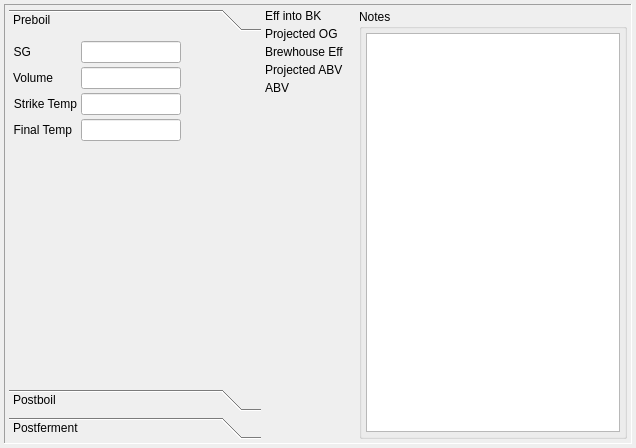
<?xml version="1.0" encoding="UTF-8"?>
<ui version="4.0">
 <class>brewNoteWidget</class>
 <widget class="QWidget" name="brewNoteWidget">
  <property name="geometry">
   <rect>
    <x>0</x>
    <y>0</y>
    <width>636</width>
    <height>448</height>
   </rect>
  </property>
  <property name="windowTitle">
   <string>brewNote</string>
  </property>
  <property name="windowIcon">
   <iconset resource="../brewtarget.qrc">
    <normaloff>:/images/edit.svg</normaloff>:/images/edit.svg</iconset>
  </property>
  <layout class="QVBoxLayout" name="verticalLayout_2">
   <item>
    <widget class="QScrollArea" name="scrollArea">
     <property name="frameShape">
      <enum>QFrame::Panel</enum>
     </property>
     <property name="widgetResizable">
      <bool>true</bool>
     </property>
     <widget class="QWidget" name="scrollAreaWidgetContents">
      <property name="geometry">
       <rect>
        <x>0</x>
        <y>0</y>
        <width>620</width>
        <height>432</height>
       </rect>
      </property>
      <property name="configSection" stdset="0">
       <string notr="true">page_preboil</string>
      </property>
      <layout class="QHBoxLayout" name="horizontalLayout_2">
       <item>
        <layout class="QHBoxLayout" name="horizontalLayout_3">
         <item>
          <widget class="QToolBox" name="toolBox_brewnote">
           <property name="sizePolicy">
            <sizepolicy hsizetype="Maximum" vsizetype="Minimum">
             <horstretch>0</horstretch>
             <verstretch>0</verstretch>
            </sizepolicy>
           </property>
           <property name="minimumSize">
            <size>
             <width>252</width>
             <height>0</height>
            </size>
           </property>
           <property name="maximumSize">
            <size>
             <width>252</width>
             <height>16777215</height>
            </size>
           </property>
           <property name="mouseTracking">
            <bool>false</bool>
           </property>
           <property name="currentIndex">
            <number>0</number>
           </property>
           <widget class="QWidget" name="page_preboil">
            <property name="geometry">
             <rect>
              <x>0</x>
              <y>0</y>
              <width>252</width>
              <height>350</height>
             </rect>
            </property>
            <property name="configSection" stdset="0">
             <string notr="true">page_preboil</string>
            </property>
            <attribute name="label">
             <string>Preboil</string>
            </attribute>
            <layout class="QFormLayout" name="formLayout_2">
             <item row="0" column="0">
              <widget class="BtDensityLabel" name="btLabel_Sg">
               <property name="contextMenuPolicy">
                <enum>Qt::CustomContextMenu</enum>
               </property>
               <property name="text">
                <string>SG</string>
               </property>
               <property name="alignment">
                <set>Qt::AlignRight|Qt::AlignTrailing|Qt::AlignVCenter</set>
               </property>
               <property name="buddy">
                <cstring>lineEdit_SG</cstring>
               </property>
              </widget>
             </item>
             <item row="0" column="1">
              <widget class="BtDensityEdit" name="lineEdit_SG">
               <property name="sizePolicy">
                <sizepolicy hsizetype="Minimum" vsizetype="Fixed">
                 <horstretch>0</horstretch>
                 <verstretch>0</verstretch>
                </sizepolicy>
               </property>
               <property name="minimumSize">
                <size>
                 <width>100</width>
                 <height>0</height>
                </size>
               </property>
               <property name="maximumSize">
                <size>
                 <width>100</width>
                 <height>16777215</height>
                </size>
               </property>
               <property name="toolTip">
                <string>Preboil gravity</string>
               </property>
               <property name="alignment">
                <set>Qt::AlignLeading|Qt::AlignLeft|Qt::AlignVCenter</set>
               </property>
               <property name="editField" stdset="0">
                <string notr="true">sg</string>
               </property>
              </widget>
             </item>
             <item row="1" column="0">
              <widget class="BtVolumeLabel" name="btLabel_volIntoBk">
               <property name="contextMenuPolicy">
                <enum>Qt::CustomContextMenu</enum>
               </property>
               <property name="text">
                <string>Volume</string>
               </property>
               <property name="alignment">
                <set>Qt::AlignRight|Qt::AlignTrailing|Qt::AlignVCenter</set>
               </property>
               <property name="buddy">
                <cstring>lineEdit_volIntoBK</cstring>
               </property>
              </widget>
             </item>
             <item row="1" column="1">
              <widget class="BtVolumeEdit" name="lineEdit_volIntoBK">
               <property name="sizePolicy">
                <sizepolicy hsizetype="Minimum" vsizetype="Fixed">
                 <horstretch>0</horstretch>
                 <verstretch>0</verstretch>
                </sizepolicy>
               </property>
               <property name="minimumSize">
                <size>
                 <width>100</width>
                 <height>0</height>
                </size>
               </property>
               <property name="maximumSize">
                <size>
                 <width>100</width>
                 <height>16777215</height>
                </size>
               </property>
               <property name="toolTip">
                <string>Volume of wort collected</string>
               </property>
               <property name="editField" stdset="0">
                <string notr="true">volumeIntoBK_l</string>
               </property>
              </widget>
             </item>
             <item row="2" column="0">
              <widget class="BtTemperatureLabel" name="btLabel_strikeTemp">
               <property name="contextMenuPolicy">
                <enum>Qt::CustomContextMenu</enum>
               </property>
               <property name="text">
                <string>Strike Temp</string>
               </property>
               <property name="alignment">
                <set>Qt::AlignRight|Qt::AlignTrailing|Qt::AlignVCenter</set>
               </property>
               <property name="buddy">
                <cstring>lineEdit_strikeTemp</cstring>
               </property>
              </widget>
             </item>
             <item row="2" column="1">
              <widget class="BtTemperatureEdit" name="lineEdit_strikeTemp">
               <property name="sizePolicy">
                <sizepolicy hsizetype="Minimum" vsizetype="Fixed">
                 <horstretch>0</horstretch>
                 <verstretch>0</verstretch>
                </sizepolicy>
               </property>
               <property name="minimumSize">
                <size>
                 <width>100</width>
                 <height>0</height>
                </size>
               </property>
               <property name="maximumSize">
                <size>
                 <width>100</width>
                 <height>16777215</height>
                </size>
               </property>
               <property name="toolTip">
                <string>Temperature of mash after dough in</string>
               </property>
               <property name="editField" stdset="0">
                <string notr="true">strikeTemp_c</string>
               </property>
              </widget>
             </item>
             <item row="3" column="0">
              <widget class="BtTemperatureLabel" name="btLabel_mashFinTemp">
               <property name="contextMenuPolicy">
                <enum>Qt::CustomContextMenu</enum>
               </property>
               <property name="text">
                <string>Final Temp</string>
               </property>
               <property name="alignment">
                <set>Qt::AlignRight|Qt::AlignTrailing|Qt::AlignVCenter</set>
               </property>
               <property name="buddy">
                <cstring>lineEdit_mashFinTemp</cstring>
               </property>
              </widget>
             </item>
             <item row="3" column="1">
              <widget class="BtTemperatureEdit" name="lineEdit_mashFinTemp">
               <property name="sizePolicy">
                <sizepolicy hsizetype="Minimum" vsizetype="Fixed">
                 <horstretch>0</horstretch>
                 <verstretch>0</verstretch>
                </sizepolicy>
               </property>
               <property name="minimumSize">
                <size>
                 <width>100</width>
                 <height>0</height>
                </size>
               </property>
               <property name="maximumSize">
                <size>
                 <width>100</width>
                 <height>16777215</height>
                </size>
               </property>
               <property name="toolTip">
                <string>Temperature of mash before mash out</string>
               </property>
               <property name="editField" stdset="0">
                <string notr="true">mashFinTemp_c</string>
               </property>
              </widget>
             </item>
            </layout>
           </widget>
           <widget class="QWidget" name="page_postboil">
            <property name="geometry">
             <rect>
              <x>0</x>
              <y>0</y>
              <width>252</width>
              <height>350</height>
             </rect>
            </property>
            <property name="configSection" stdset="0">
             <string notr="true">page_postboil</string>
            </property>
            <attribute name="label">
             <string>Postboil</string>
            </attribute>
            <layout class="QFormLayout" name="formLayout">
             <item row="0" column="0">
              <widget class="BtDensityLabel" name="btLabel_Og">
               <property name="contextMenuPolicy">
                <enum>Qt::CustomContextMenu</enum>
               </property>
               <property name="text">
                <string>OG</string>
               </property>
               <property name="alignment">
                <set>Qt::AlignRight|Qt::AlignTrailing|Qt::AlignVCenter</set>
               </property>
               <property name="buddy">
                <cstring>lineEdit_OG</cstring>
               </property>
              </widget>
             </item>
             <item row="0" column="1">
              <widget class="BtDensityEdit" name="lineEdit_OG">
               <property name="sizePolicy">
                <sizepolicy hsizetype="Minimum" vsizetype="Fixed">
                 <horstretch>0</horstretch>
                 <verstretch>0</verstretch>
                </sizepolicy>
               </property>
               <property name="minimumSize">
                <size>
                 <width>100</width>
                 <height>0</height>
                </size>
               </property>
               <property name="maximumSize">
                <size>
                 <width>100</width>
                 <height>16777215</height>
                </size>
               </property>
               <property name="toolTip">
                <string>Post boil gravity</string>
               </property>
               <property name="editField" stdset="0">
                <string notr="true">og</string>
               </property>
              </widget>
             </item>
             <item row="1" column="0">
              <widget class="BtVolumeLabel" name="btLabel_postBoilVol">
               <property name="contextMenuPolicy">
                <enum>Qt::CustomContextMenu</enum>
               </property>
               <property name="text">
                <string>Postboil Volume</string>
               </property>
               <property name="scaledContents">
                <bool>false</bool>
               </property>
               <property name="alignment">
                <set>Qt::AlignRight|Qt::AlignTrailing|Qt::AlignVCenter</set>
               </property>
               <property name="wordWrap">
                <bool>true</bool>
               </property>
               <property name="buddy">
                <cstring>lineEdit_postBoilVol</cstring>
               </property>
              </widget>
             </item>
             <item row="1" column="1">
              <widget class="BtVolumeEdit" name="lineEdit_postBoilVol">
               <property name="sizePolicy">
                <sizepolicy hsizetype="Minimum" vsizetype="Fixed">
                 <horstretch>0</horstretch>
                 <verstretch>0</verstretch>
                </sizepolicy>
               </property>
               <property name="minimumSize">
                <size>
                 <width>100</width>
                 <height>0</height>
                </size>
               </property>
               <property name="maximumSize">
                <size>
                 <width>100</width>
                 <height>16777215</height>
                </size>
               </property>
               <property name="toolTip">
                <string>Volume of wort in BK after boil</string>
               </property>
               <property name="editField" stdset="0">
                <string notr="true">postBoilVolume_l</string>
               </property>
              </widget>
             </item>
             <item row="2" column="0">
              <widget class="BtVolumeLabel" name="btLabel_volIntoFerm">
               <property name="contextMenuPolicy">
                <enum>Qt::CustomContextMenu</enum>
               </property>
               <property name="toolTip">
                <string>Volume of wort transferred to fermenter</string>
               </property>
               <property name="text">
                <string>Volume into fermenter</string>
               </property>
               <property name="alignment">
                <set>Qt::AlignRight|Qt::AlignTrailing|Qt::AlignVCenter</set>
               </property>
               <property name="wordWrap">
                <bool>true</bool>
               </property>
               <property name="buddy">
                <cstring>lineEdit_volIntoFerm</cstring>
               </property>
              </widget>
             </item>
             <item row="2" column="1">
              <widget class="BtVolumeEdit" name="lineEdit_volIntoFerm">
               <property name="sizePolicy">
                <sizepolicy hsizetype="Minimum" vsizetype="Fixed">
                 <horstretch>0</horstretch>
                 <verstretch>0</verstretch>
                </sizepolicy>
               </property>
               <property name="minimumSize">
                <size>
                 <width>100</width>
                 <height>0</height>
                </size>
               </property>
               <property name="maximumSize">
                <size>
                 <width>100</width>
                 <height>16777215</height>
                </size>
               </property>
               <property name="editField" stdset="0">
                <string notr="true">volumeIntoFerm_l</string>
               </property>
              </widget>
             </item>
             <item row="3" column="0">
              <widget class="BtTemperatureLabel" name="btLabel_pitchTemp">
               <property name="contextMenuPolicy">
                <enum>Qt::CustomContextMenu</enum>
               </property>
               <property name="text">
                <string> Pitch Temp</string>
               </property>
               <property name="alignment">
                <set>Qt::AlignRight|Qt::AlignTrailing|Qt::AlignVCenter</set>
               </property>
               <property name="wordWrap">
                <bool>true</bool>
               </property>
               <property name="buddy">
                <cstring>lineEdit_pitchTemp</cstring>
               </property>
              </widget>
             </item>
             <item row="3" column="1">
              <widget class="BtTemperatureEdit" name="lineEdit_pitchTemp">
               <property name="sizePolicy">
                <sizepolicy hsizetype="Minimum" vsizetype="Fixed">
                 <horstretch>0</horstretch>
                 <verstretch>0</verstretch>
                </sizepolicy>
               </property>
               <property name="minimumSize">
                <size>
                 <width>100</width>
                 <height>0</height>
                </size>
               </property>
               <property name="maximumSize">
                <size>
                 <width>100</width>
                 <height>16777215</height>
                </size>
               </property>
               <property name="toolTip">
                <string>Temperature of wort when yeast is pitched</string>
               </property>
               <property name="editField" stdset="0">
                <string notr="true">pitchTemp_c</string>
               </property>
              </widget>
             </item>
            </layout>
           </widget>
           <widget class="QWidget" name="page_postferment">
            <property name="geometry">
             <rect>
              <x>0</x>
              <y>0</y>
              <width>252</width>
              <height>350</height>
             </rect>
            </property>
            <property name="configSection" stdset="0">
             <string notr="true">page_postferment</string>
            </property>
            <attribute name="label">
             <string>Postferment</string>
            </attribute>
            <layout class="QFormLayout" name="formLayout_5">
             <item row="0" column="0">
              <widget class="BtDensityLabel" name="btLabel_postFermentFg">
               <property name="contextMenuPolicy">
                <enum>Qt::CustomContextMenu</enum>
               </property>
               <property name="text">
                <string notr="true">FG</string>
               </property>
               <property name="buddy">
                <cstring>lineEdit_FG</cstring>
               </property>
              </widget>
             </item>
             <item row="0" column="1">
              <widget class="BtDensityEdit" name="lineEdit_FG">
               <property name="sizePolicy">
                <sizepolicy hsizetype="Minimum" vsizetype="Fixed">
                 <horstretch>0</horstretch>
                 <verstretch>0</verstretch>
                </sizepolicy>
               </property>
               <property name="minimumSize">
                <size>
                 <width>100</width>
                 <height>0</height>
                </size>
               </property>
               <property name="maximumSize">
                <size>
                 <width>100</width>
                 <height>16777215</height>
                </size>
               </property>
               <property name="toolTip">
                <string>Final gravity</string>
               </property>
               <property name="editField" stdset="0">
                <string notr="true">fg</string>
               </property>
              </widget>
             </item>
             <item row="1" column="0">
              <widget class="BtVolumeLabel" name="btLabel_finalVolume">
               <property name="contextMenuPolicy">
                <enum>Qt::CustomContextMenu</enum>
               </property>
               <property name="text">
                <string notr="true">Volume</string>
               </property>
               <property name="buddy">
                <cstring>lineEdit_finalVol</cstring>
               </property>
              </widget>
             </item>
             <item row="1" column="1">
              <widget class="BtVolumeEdit" name="lineEdit_finalVol">
               <property name="sizePolicy">
                <sizepolicy hsizetype="Minimum" vsizetype="Fixed">
                 <horstretch>0</horstretch>
                 <verstretch>0</verstretch>
                </sizepolicy>
               </property>
               <property name="minimumSize">
                <size>
                 <width>100</width>
                 <height>0</height>
                </size>
               </property>
               <property name="maximumSize">
                <size>
                 <width>100</width>
                 <height>16777215</height>
                </size>
               </property>
               <property name="toolTip">
                <string>Volume of beer into serving keg/bottles</string>
               </property>
               <property name="editField" stdset="0">
                <string notr="true">finalVolume_l</string>
               </property>
              </widget>
             </item>
             <item row="2" column="0">
              <widget class="BtDateLabel" name="btLabel_fermentDate">
               <property name="contextMenuPolicy">
                <enum>Qt::CustomContextMenu</enum>
               </property>
               <property name="text">
                <string notr="true">Date</string>
               </property>
               <property name="buddy">
                <cstring>lineEdit_fermentDate</cstring>
               </property>
              </widget>
             </item>
             <item row="2" column="1">
              <widget class="QDateTimeEdit" name="lineEdit_fermentDate">
               <property name="date">
                <date>
                 <year>2014</year>
                 <month>10</month>
                 <day>8</day>
                </date>
               </property>
               <property name="displayFormat">
                <string>yyyy-dd-MM</string>
               </property>
               <property name="calendarPopup">
                <bool>true</bool>
               </property>
               <property name="editField" stdset="0">
                <string notr="true">fermentDate</string>
               </property>
              </widget>
             </item>
            </layout>
           </widget>
          </widget>
         </item>
         <item>
          <layout class="QVBoxLayout" name="verticalLayout" stretch="0">
           <item>
            <layout class="QFormLayout" name="formLayout_3">
             <property name="fieldGrowthPolicy">
              <enum>QFormLayout::ExpandingFieldsGrow</enum>
             </property>
             <item row="0" column="0">
              <widget class="QLabel" name="btLabel_effInfoBk">
               <property name="statusTip">
                <string>percent efficiency into boil kettle</string>
               </property>
               <property name="text">
                <string>Eff into BK</string>
               </property>
              </widget>
             </item>
             <item row="0" column="1">
              <widget class="BtDigitWidget" name="lcdnumber_effBK">
               <property name="text">
                <string/>
               </property>
              </widget>
             </item>
             <item row="1" column="0">
              <widget class="BtDensityLabel" name="btLabel_projectedOg">
               <property name="contextMenuPolicy">
                <enum>Qt::CustomContextMenu</enum>
               </property>
               <property name="statusTip">
                <string>Expected OG, based on measure fg</string>
               </property>
               <property name="text">
                <string>Projected OG</string>
               </property>
               <property name="editField" stdset="0">
                <string notr="true">projOg</string>
               </property>
               <property name="configSection" stdset="0">
                <string notr="true">page_preboil</string>
               </property>
              </widget>
             </item>
             <item row="1" column="1">
              <widget class="BtDigitWidget" name="lcdnumber_projectedOG">
               <property name="text">
                <string/>
               </property>
              </widget>
             </item>
             <item row="2" column="0">
              <widget class="QLabel" name="btLabel_brewHouseEff">
               <property name="statusTip">
                <string>Brewhouse efficiency</string>
               </property>
               <property name="text">
                <string>Brewhouse Eff</string>
               </property>
              </widget>
             </item>
             <item row="2" column="1">
              <widget class="BtDigitWidget" name="lcdnumber_brewhouseEff">
               <property name="text">
                <string/>
               </property>
              </widget>
             </item>
             <item row="3" column="0">
              <widget class="QLabel" name="btLabel_projectedAbv">
               <property name="statusTip">
                <string>Expected ABV based on OG</string>
               </property>
               <property name="text">
                <string>Projected ABV</string>
               </property>
              </widget>
             </item>
             <item row="3" column="1">
              <widget class="BtDigitWidget" name="lcdnumber_projABV">
               <property name="text">
                <string/>
               </property>
              </widget>
             </item>
             <item row="4" column="0">
              <widget class="QLabel" name="btlabel_Abv">
               <property name="statusTip">
                <string>ABV based on FG</string>
               </property>
               <property name="text">
                <string>ABV</string>
               </property>
              </widget>
             </item>
             <item row="4" column="1">
              <widget class="BtDigitWidget" name="lcdnumber_abv">
               <property name="text">
                <string/>
               </property>
              </widget>
             </item>
            </layout>
           </item>
          </layout>
         </item>
        </layout>
       </item>
       <item>
        <widget class="QGroupBox" name="groupBox_4">
         <property name="title">
          <string>Notes</string>
         </property>
         <layout class="QHBoxLayout" name="horizontalLayout">
          <item>
           <widget class="BtTextEdit" name="btTextEdit_brewNotes">
            <property name="sizePolicy">
             <sizepolicy hsizetype="Preferred" vsizetype="Expanding">
              <horstretch>0</horstretch>
              <verstretch>0</verstretch>
             </sizepolicy>
            </property>
            <property name="mouseTracking">
             <bool>false</bool>
            </property>
           </widget>
          </item>
         </layout>
        </widget>
       </item>
      </layout>
     </widget>
    </widget>
   </item>
  </layout>
 </widget>
 <layoutdefault spacing="4" margin="4"/>
 <customwidgets>
  <customwidget>
   <class>BtTemperatureEdit</class>
   <extends>QLineEdit</extends>
   <header>BtLineEdit.h</header>
   <slots>
    <slot>lineChanged(unitDisplay,unitScale)</slot>
   </slots>
  </customwidget>
  <customwidget>
   <class>BtTemperatureLabel</class>
   <extends>QLabel</extends>
   <header>BtLabel.h</header>
   <slots>
    <signal>labelChanged(unitDisplay,unitScale)</signal>
   </slots>
  </customwidget>
  <customwidget>
   <class>BtTextEdit</class>
   <extends>QPlainTextEdit</extends>
   <header location="global">BtTextEdit.h</header>
  </customwidget>
  <customwidget>
   <class>BtVolumeLabel</class>
   <extends>QLabel</extends>
   <header>BtLabel.h</header>
   <slots>
    <signal>labelChanged(unitDisplay,unitScale)</signal>
   </slots>
  </customwidget>
  <customwidget>
   <class>BtDensityLabel</class>
   <extends>QLabel</extends>
   <header>BtLabel.h</header>
   <slots>
    <signal>labelChanged(unitDisplay,unitScale)</signal>
   </slots>
  </customwidget>
  <customwidget>
   <class>BtVolumeEdit</class>
   <extends>QLineEdit</extends>
   <header>BtLineEdit.h</header>
   <slots>
    <slot>lineChanged(unitDisplay,unitScale)</slot>
   </slots>
  </customwidget>
  <customwidget>
   <class>BtDensityEdit</class>
   <extends>QLineEdit</extends>
   <header>BtLineEdit.h</header>
   <slots>
    <slot>lineChanged(unitDisplay,unitScale)</slot>
   </slots>
  </customwidget>
  <customwidget>
   <class>BtDigitWidget</class>
   <extends>QLabel</extends>
   <header>BtDigitWidget.h</header>
  </customwidget>
  <customwidget>
   <class>BtDateLabel</class>
   <extends>QLabel</extends>
   <header>BtLabel.h</header>
  </customwidget>
 </customwidgets>
 <resources>
  <include location="../brewtarget.qrc"/>
 </resources>
 <connections>
  <connection>
   <sender>btLabel_Sg</sender>
   <signal>labelChanged(unitDisplay,unitScale)</signal>
   <receiver>lineEdit_SG</receiver>
   <slot>lineChanged(unitDisplay,unitScale)</slot>
   <hints>
    <hint type="sourcelabel">
     <x>70</x>
     <y>55</y>
    </hint>
    <hint type="destinationlabel">
     <x>131</x>
     <y>55</y>
    </hint>
   </hints>
  </connection>
  <connection>
   <sender>btLabel_volIntoBk</sender>
   <signal>labelChanged(unitDisplay,unitScale)</signal>
   <receiver>lineEdit_volIntoBK</receiver>
   <slot>lineChanged(unitDisplay,unitScale)</slot>
   <hints>
    <hint type="sourcelabel">
     <x>58</x>
     <y>81</y>
    </hint>
    <hint type="destinationlabel">
     <x>131</x>
     <y>81</y>
    </hint>
   </hints>
  </connection>
  <connection>
   <sender>btLabel_strikeTemp</sender>
   <signal>labelChanged(unitDisplay,unitScale)</signal>
   <receiver>lineEdit_strikeTemp</receiver>
   <slot>lineChanged(unitDisplay,unitScale)</slot>
   <hints>
    <hint type="sourcelabel">
     <x>48</x>
     <y>107</y>
    </hint>
    <hint type="destinationlabel">
     <x>131</x>
     <y>107</y>
    </hint>
   </hints>
  </connection>
  <connection>
   <sender>btLabel_mashFinTemp</sender>
   <signal>labelChanged(unitDisplay,unitScale)</signal>
   <receiver>lineEdit_mashFinTemp</receiver>
   <slot>lineChanged(unitDisplay,unitScale)</slot>
   <hints>
    <hint type="sourcelabel">
     <x>51</x>
     <y>133</y>
    </hint>
    <hint type="destinationlabel">
     <x>131</x>
     <y>133</y>
    </hint>
   </hints>
  </connection>
  <connection>
   <sender>btLabel_Og</sender>
   <signal>labelChanged(unitDisplay,unitScale)</signal>
   <receiver>lineEdit_OG</receiver>
   <slot>lineChanged(unitDisplay,unitScale)</slot>
   <hints>
    <hint type="sourcelabel">
     <x>125</x>
     <y>81</y>
    </hint>
    <hint type="destinationlabel">
     <x>187</x>
     <y>81</y>
    </hint>
   </hints>
  </connection>
  <connection>
   <sender>btLabel_postBoilVol</sender>
   <signal>labelChanged(unitDisplay,unitScale)</signal>
   <receiver>lineEdit_postBoilVol</receiver>
   <slot>lineChanged(unitDisplay,unitScale)</slot>
   <hints>
    <hint type="sourcelabel">
     <x>92</x>
     <y>107</y>
    </hint>
    <hint type="destinationlabel">
     <x>187</x>
     <y>107</y>
    </hint>
   </hints>
  </connection>
  <connection>
   <sender>btLabel_volIntoFerm</sender>
   <signal>labelChanged(unitDisplay,unitScale)</signal>
   <receiver>lineEdit_volIntoFerm</receiver>
   <slot>lineChanged(unitDisplay,unitScale)</slot>
   <hints>
    <hint type="sourcelabel">
     <x>76</x>
     <y>133</y>
    </hint>
    <hint type="destinationlabel">
     <x>187</x>
     <y>133</y>
    </hint>
   </hints>
  </connection>
  <connection>
   <sender>btLabel_pitchTemp</sender>
   <signal>labelChanged(unitDisplay,unitScale)</signal>
   <receiver>lineEdit_pitchTemp</receiver>
   <slot>lineChanged(unitDisplay,unitScale)</slot>
   <hints>
    <hint type="sourcelabel">
     <x>105</x>
     <y>159</y>
    </hint>
    <hint type="destinationlabel">
     <x>187</x>
     <y>159</y>
    </hint>
   </hints>
  </connection>
  <connection>
   <sender>btLabel_postFermentFg</sender>
   <signal>labelChanged(unitDisplay,unitScale)</signal>
   <receiver>lineEdit_FG</receiver>
   <slot>lineChanged(unitDisplay,unitScale)</slot>
   <hints>
    <hint type="sourcelabel">
     <x>50</x>
     <y>107</y>
    </hint>
    <hint type="destinationlabel">
     <x>111</x>
     <y>107</y>
    </hint>
   </hints>
  </connection>
  <connection>
   <sender>btLabel_finalVolume</sender>
   <signal>labelChanged(unitDisplay,unitScale)</signal>
   <receiver>lineEdit_finalVol</receiver>
   <slot>lineChanged(unitDisplay,unitScale)</slot>
   <hints>
    <hint type="sourcelabel">
     <x>38</x>
     <y>133</y>
    </hint>
    <hint type="destinationlabel">
     <x>111</x>
     <y>133</y>
    </hint>
   </hints>
  </connection>
 </connections>
 <designerdata>
  <property name="gridDeltaX">
   <number>10</number>
  </property>
  <property name="gridDeltaY">
   <number>10</number>
  </property>
  <property name="gridSnapX">
   <bool>true</bool>
  </property>
  <property name="gridSnapY">
   <bool>true</bool>
  </property>
  <property name="gridVisible">
   <bool>true</bool>
  </property>
 </designerdata>
</ui>
